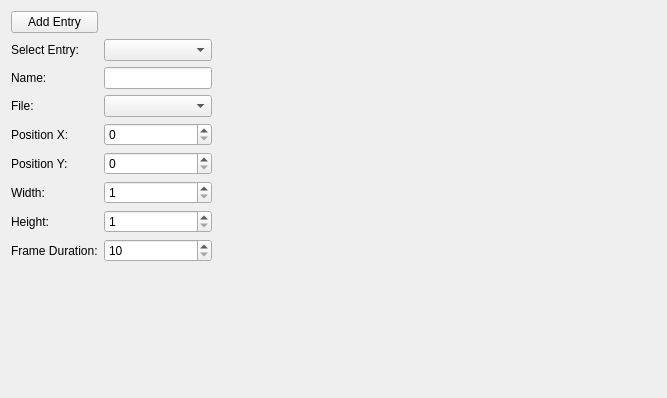
<?xml version="1.0" encoding="UTF-8"?>
<ui version="4.0">
 <class>TabAnimation</class>
 <widget class="QWidget" name="TabAnimation">
  <property name="geometry">
   <rect>
    <x>0</x>
    <y>0</y>
    <width>667</width>
    <height>398</height>
   </rect>
  </property>
  <property name="windowTitle">
   <string>Form</string>
  </property>
  <layout class="QGridLayout" name="gridLayout_3">
   <item row="0" column="1">
    <widget class="AnimationPreviewArea" name="widget" native="true">
     <property name="minimumSize">
      <size>
       <width>320</width>
       <height>240</height>
      </size>
     </property>
     <property name="maximumSize">
      <size>
       <width>320</width>
       <height>240</height>
      </size>
     </property>
    </widget>
   </item>
   <item row="1" column="0">
    <spacer name="verticalSpacer">
     <property name="orientation">
      <enum>Qt::Vertical</enum>
     </property>
     <property name="sizeHint" stdset="0">
      <size>
       <width>20</width>
       <height>40</height>
      </size>
     </property>
    </spacer>
   </item>
   <item row="0" column="0">
    <layout class="QGridLayout" name="gridLayout">
     <item row="4" column="0">
      <widget class="QLabel" name="label_7">
       <property name="text">
        <string>Position X:</string>
       </property>
      </widget>
     </item>
     <item row="7" column="1">
      <widget class="QSpinBox" name="height_spinBox">
       <property name="minimum">
        <number>1</number>
       </property>
       <property name="maximum">
        <number>9999</number>
       </property>
      </widget>
     </item>
     <item row="8" column="0">
      <widget class="QLabel" name="label_5">
       <property name="text">
        <string>Frame Duration:</string>
       </property>
      </widget>
     </item>
     <item row="3" column="1">
      <widget class="QComboBox" name="filename_comboBox"/>
     </item>
     <item row="1" column="1">
      <widget class="QComboBox" name="select_comboBox"/>
     </item>
     <item row="9" column="1">
      <spacer name="verticalSpacer_2">
       <property name="orientation">
        <enum>Qt::Vertical</enum>
       </property>
       <property name="sizeHint" stdset="0">
        <size>
         <width>20</width>
         <height>40</height>
        </size>
       </property>
      </spacer>
     </item>
     <item row="2" column="0">
      <widget class="QLabel" name="label_2">
       <property name="text">
        <string>Name:</string>
       </property>
      </widget>
     </item>
     <item row="2" column="1">
      <widget class="QLineEdit" name="name_lineEdit"/>
     </item>
     <item row="0" column="0">
      <widget class="QPushButton" name="add_pushButton">
       <property name="text">
        <string>Add Entry</string>
       </property>
      </widget>
     </item>
     <item row="7" column="0">
      <widget class="QLabel" name="label_4">
       <property name="text">
        <string>Height:</string>
       </property>
      </widget>
     </item>
     <item row="1" column="0">
      <widget class="QLabel" name="label">
       <property name="text">
        <string>Select Entry:</string>
       </property>
      </widget>
     </item>
     <item row="8" column="1">
      <widget class="QSpinBox" name="duration_spinBox">
       <property name="minimum">
        <number>10</number>
       </property>
       <property name="maximum">
        <number>999999</number>
       </property>
      </widget>
     </item>
     <item row="3" column="0">
      <widget class="QLabel" name="label_6">
       <property name="text">
        <string>File:</string>
       </property>
      </widget>
     </item>
     <item row="6" column="0">
      <widget class="QLabel" name="label_3">
       <property name="text">
        <string>Width:</string>
       </property>
      </widget>
     </item>
     <item row="6" column="1">
      <widget class="QSpinBox" name="width_spinBox">
       <property name="minimum">
        <number>1</number>
       </property>
       <property name="maximum">
        <number>9999</number>
       </property>
      </widget>
     </item>
     <item row="5" column="0">
      <widget class="QLabel" name="label_8">
       <property name="text">
        <string>Position Y:</string>
       </property>
      </widget>
     </item>
     <item row="4" column="1">
      <widget class="QSpinBox" name="posx_spinBox">
       <property name="maximum">
        <number>999</number>
       </property>
      </widget>
     </item>
     <item row="5" column="1">
      <widget class="QSpinBox" name="posy_spinBox">
       <property name="maximum">
        <number>999</number>
       </property>
      </widget>
     </item>
    </layout>
   </item>
   <item row="0" column="2">
    <spacer name="horizontalSpacer">
     <property name="orientation">
      <enum>Qt::Horizontal</enum>
     </property>
     <property name="sizeHint" stdset="0">
      <size>
       <width>40</width>
       <height>20</height>
      </size>
     </property>
    </spacer>
   </item>
  </layout>
 </widget>
 <customwidgets>
  <customwidget>
   <class>AnimationPreviewArea</class>
   <extends>QWidget</extends>
   <header>scenes/animation_previewarea.h</header>
   <container>1</container>
  </customwidget>
 </customwidgets>
 <resources/>
 <connections/>
</ui>
